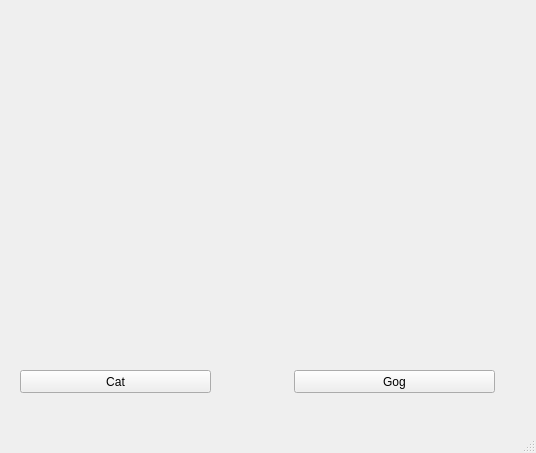
<?xml version="1.0" encoding="UTF-8"?>
<ui version="4.0">
 <class>MainWindow</class>
 <widget class="QMainWindow" name="MainWindow">
  <property name="geometry">
   <rect>
    <x>0</x>
    <y>0</y>
    <width>536</width>
    <height>453</height>
   </rect>
  </property>
  <property name="windowTitle">
   <string>MainWindow</string>
  </property>
  <widget class="QWidget" name="centralwidget">
   <widget class="QLabel" name="photo">
    <property name="geometry">
     <rect>
      <x>0</x>
      <y>0</y>
      <width>531</width>
      <height>361</height>
     </rect>
    </property>
    <property name="text">
     <string/>
    </property>
    <property name="pixmap">
     <pixmap>image1.jpg</pixmap>
    </property>
    <property name="scaledContents">
     <bool>true</bool>
    </property>
   </widget>
   <widget class="QPushButton" name="Cat">
    <property name="geometry">
     <rect>
      <x>20</x>
      <y>370</y>
      <width>191</width>
      <height>23</height>
     </rect>
    </property>
    <property name="text">
     <string>Cat</string>
    </property>
   </widget>
   <widget class="QPushButton" name="Dog">
    <property name="geometry">
     <rect>
      <x>294</x>
      <y>370</y>
      <width>201</width>
      <height>23</height>
     </rect>
    </property>
    <property name="text">
     <string>Gog</string>
    </property>
   </widget>
  </widget>
  <widget class="QMenuBar" name="menubar">
   <property name="geometry">
    <rect>
     <x>0</x>
     <y>0</y>
     <width>536</width>
     <height>22</height>
    </rect>
   </property>
  </widget>
  <widget class="QStatusBar" name="statusbar"/>
 </widget>
 <resources/>
 <connections/>
</ui>
